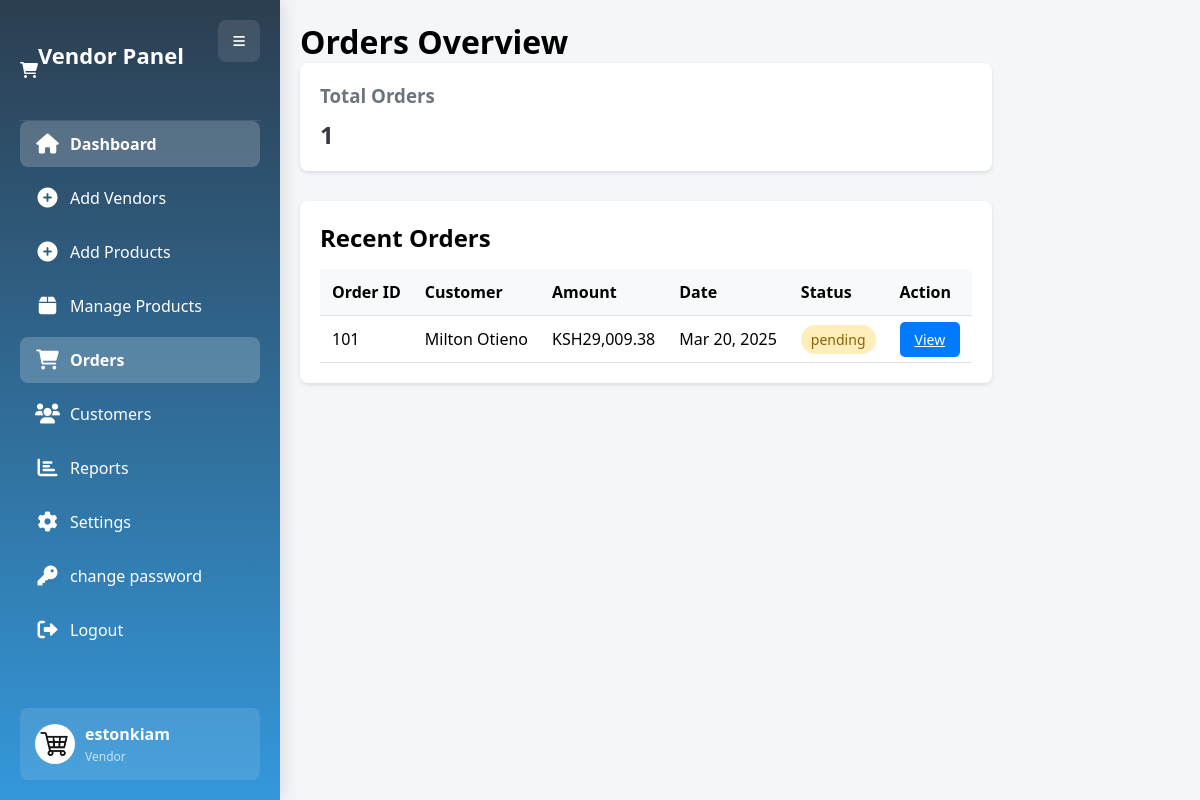
The app's page /admin/orders.php (signed in) with its own data.
### tables this page shows
CREATE TABLE `orders` (
  `id` int(11) NOT NULL,
  `customer_id` int(11) NOT NULL,
  `total_amount` decimal(10,2) NOT NULL DEFAULT 0.00,
  `shipping_address` varchar(255) NOT NULL,
  `city` varchar(100) NOT NULL,
  `phone` varchar(20) NOT NULL,
  `payment_method` enum('mpesa','card','cash') NOT NULL,
  `payment_status` enum('pending','paid','failed') DEFAULT 'pending',
  `status` enum('pending','processing','shipped','delivered','cancelled') DEFAULT 'pending',
  `transaction_id` varchar(100) DEFAULT NULL,
  `created_at` timestamp NOT NULL DEFAULT current_timestamp(),
  `updated_at` timestamp NOT NULL DEFAULT current_timestamp() ON UPDATE current_timestamp(),
  `product_details` text DEFAULT NULL
);

### admin/orders.php (the view, shortened to what this page needs)
<?php
require 'include/db_connection.php';
$total_orders = $conn->query("SELECT COUNT(*) as count FROM orders")->fetch_assoc()['count'];
$recent_orders = $conn->query("
    SELECT o.*, CONCAT(c.first_name, ' ', c.last_name) AS customer_name
    FROM orders o
    JOIN customers c ON o.customer_id = c.customer_id
    ORDER BY o.created_at DESC
    LIMIT 5
");
?>
<!DOCTYPE html>
<html lang="en">
<head>
    <link href="https://cdnjs.cloudflare.com/ajax/libs/font-awesome/6.0.0/css/all.min.css" rel="stylesheet">
    <link rel="stylesheet" href="assets/css/admindash.css">
</head>
<body>
    <div class="container">
        <?php include('include/sidebar.php'); ?>
        <div class="main-content">
            <h1>Orders Overview</h1>
            <div class="stats-grid">
                <div class="stat-card">
                    <h3>Total Orders</h3>
                    <div class="value"><?php echo $total_orders; ?></div>
                </div>
            </div>
            <div class="recent-orders">
                <h2>Recent Orders</h2>
                <table>
                    <thead>
                        <tr>
                            <th>Order ID</th>
                            <th>Customer</th>
                            <th>Amount</th>
                            <th>Date</th>
                            <th>Status</th>
                            <th>Action</th>
                        </tr>
                    </thead>
                    <tbody>
                        <?php while($order = $recent_orders->fetch_assoc()): ?>
                        <tr>
                            <td><?php echo $order['id']; ?></td>
                            <td><?php echo htmlspecialchars($order['customer_name']); ?></td>
                            <td>KSH<?php echo number_format($order['total_amount'], 2); ?></td>
                            <td><?php echo date('M d, Y', strtotime($order['created_at'])); ?></td>
                            <td>
                                <span class="status <?php echo strtolower($order['status']); ?>">
                                    <?php echo $order['status']; ?>
                                </span>
                            </td>
                            <td>
                                <a href="view_order.php?id=<?php echo $order['id']; ?>" class="btn btn-primary">View</a>
                            </td>
                        </tr>
                        <?php endwhile; ?>
                    </tbody>
                </table>
            </div>
        </div>
    </div>
</body>
</html>

### admin/include/sidebar.php (shortened to what this page needs)
<?php
$servername = "localhost";
$username = "root";
$password = "";
$dbname = "ecommerce";
$conn = new mysqli($servername, $username, $password, $dbname);
$admin_username = "Admin";
if (isset($_SESSION['admin_id'])) {
    $admin_id = $_SESSION['admin_id'];
    $query = "SELECT username FROM admins WHERE id = ?";
    $stmt = $conn->prepare($query);
    $stmt->bind_param("i", $admin_id);
    $stmt->execute();
    $stmt->bind_result($username);
    if ($stmt->fetch()) {
        $admin_username = $username;
    }
}
?>
<!DOCTYPE html>
<html>
<head>
    <link rel="stylesheet" href="https://cdnjs.cloudflare.com/ajax/libs/font-awesome/6.0.0/css/all.min.css">
</head>
<body>
    <div class="container">
        <div class="sidebar">
            <button class="toggle-btn">
                <i class="fas fa-bars"></i>
            </button>
            <div class="sidebar-header">
            <i class="fas fa-shopping-cart"></i>
            <h2>Vendor Panel</h2>
            </div>
            <ul>
                <li><a href="dashboard.php" class="active">
                    <i class="fas fa-home"></i><span>Dashboard</span>
                </a></li>
                <li><a href="registration.php">
                    <i class="fas fa-plus-circle"></i><span>Add Vendors</span>
                </a></li>
                <li><a href="addproducts.php">
                    <i class="fas fa-plus-circle"></i><span>Add Products</span>
                </a></li>
                <li><a href="productview.php">
                    <i class="fas fa-box"></i><span>Manage Products</span>
                </a></li>
                <li><a href="orders.php">
                    <i class="fas fa-shopping-cart"></i><span>Orders</span>
                </a></li>
                <li><a href="customers.php">
                    <i class="fas fa-users"></i><span>Customers</span>
                </a></li>
                <li><a href="reports.php">
                    <i class="fas fa-chart-bar"></i><span>Reports</span>
                </a></li>
                <li><a href="settings.php">
                    <i class="fas fa-cog"></i><span>Settings</span>
                </a></li>
                <li>
  <a href="change-password.php">
    <i class="fas fa-key"></i><span>change password</span>
  </a>
</li>
<li><a href="logout.php">
                    <i class="fas fa-sign-out-alt"></i><span>Logout</span>
                </a></li>
            </ul>
            <div class="user-profile">
                <img src="assets/img/cart.jpg" alt="User Avatar">
                <div class="user-info">
                    <h4><?php echo htmlspecialchars($admin_username); ?></h4>
                    <p>Vendor</p>
                </div>
            </div>
        </div>
</body>
</html>

### admin/assets/css/admindash.css (style rules this page uses)
* { margin: 0; padding: 0; box-sizing: border-box; }
body { font-family: Arial, sans-serif; background-color: #f4f6f9; }
.container { display: flex; min-height: 100vh; }
.sidebar { width: 250px; background-color: #343a40; color: white; padding: 20px; }
.sidebar h2 { margin-bottom: 30px; text-align: center; }
.sidebar ul { list-style: none; }
.sidebar ul li { margin-bottom: 15px; }
.sidebar ul li a { color: white; text-decoration: none; display: block; padding: 10px; border-radius: 5px; }
.main-content { flex: 1; padding: 20px; }
.stats-grid { display: grid; grid-template-columns: repeat(auto-fit, minmax(250px, 1fr)); gap: 20px; margin-bottom: 30px; }
.stat-card { background-color: white; padding: 20px; border-radius: 8px; box-shadow: 0 2px 4px rgba(0,0,0,0.1); }
.stat-card h3 { color: #6c757d; margin-bottom: 10px; }
.stat-card .value { font-size: 24px; font-weight: bold; color: #343a40; }
.recent-orders, .low-stock { background-color: white; padding: 20px; border-radius: 8px; box-shadow: 0 2px 4px rgba(0,0,0,0.1); margin-bottom: 30px; }
table { width: 100%; border-collapse: collapse; margin-top: 15px; }
th, td { padding: 12px; text-align: left; border-bottom: 1px solid #dee2e6; }
th { background-color: #f8f9fa; }
.status { padding: 5px 10px; border-radius: 15px; font-size: 14px; }
.status.pending { background-color: #ffeeba; color: #856404; }
.btn { padding: 8px 15px; border-radius: 5px; border: none; cursor: pointer; font-size: 14px; }
.btn-primary { background-color: #007bff; color: white; }

### admin/include/sidebar.php (style rules this page uses)
* { margin: 0; padding: 0; box-sizing: border-box; font-family: 'Segoe UI', Tahoma, Geneva, Verdana, sans-serif; }
body { background-color: #f4f6f9; }
.container { display: flex; min-height: 100vh; }
.sidebar { width: 280px; background: linear-gradient(180deg, #2c3e50 0%, #3498db 100%); color: white; padding: 20px; position: relative; transition: all 0.3s cubic-bezier(0.4, 0, 0.2, 1); box-shadow: 4px 0 15px rgba(0, 0, 0, 0.1); }
.toggle-btn { position: absolute; right: 20px; top: 20px; background: rgba(255, 255, 255, 0.1); color: white; border: none; padding: 12px 15px; cursor: pointer; border-radius: 8px; transition: all 0.3s ease; z-index: 2; }
.sidebar-header { display: flex; align-items: center; padding: 20px 0; margin-bottom: auto; border-bottom: 1px solid rgba(255, 255, 255, 0.1); }
.sidebar-header h2 { font-size: 22px; font-weight: 600; color: #fff; }
.sidebar ul { list-style: none; padding: 0; }
.sidebar ul li { margin-bottom: 8px; }
.sidebar ul li a { color: white; text-decoration: none; display: flex; align-items: center; padding: 12px 15px; border-radius: 8px; font-size: 16px; transition: all 0.3s ease; }
.sidebar ul li a i { margin-right: 10px; font-size: 20px; width: 25px; text-align: center; }
.sidebar ul li a.active { background: rgba(255, 255, 255, 0.2); font-weight: 600; }
.user-profile { position: absolute; bottom: 20px; left: 20px; right: 20px; display: flex; align-items: center; background: rgba(255, 255, 255, 0.1); padding: 15px; border-radius: 8px; }
.user-profile img { width: 40px; height: 40px; border-radius: 50%; margin-right: 10px; }
.user-info { flex: 1; }
.user-info h4 { font-size: 16px; margin-bottom: 3px; }
.user-info p { font-size: 12px; opacity: 0.7; }
.main-content { flex: 1; padding: 20px; transition: all 0.3s ease; }

### records on screen
orders: id "101", customer_name "Milton Otieno", total_amount "29,009.38", created_at "Mar 20, 2025", status "pending"

### other values on screen
$admin_username "estonkiam"
$total_orders "1"
